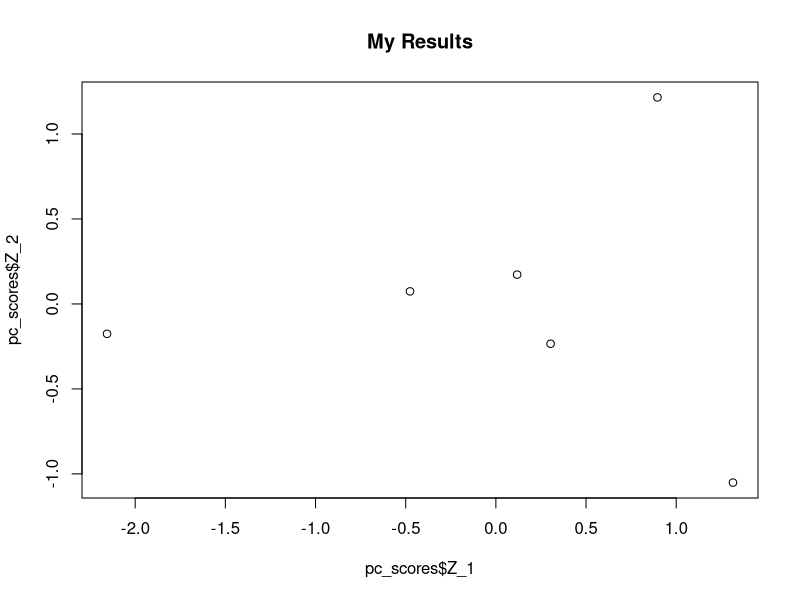
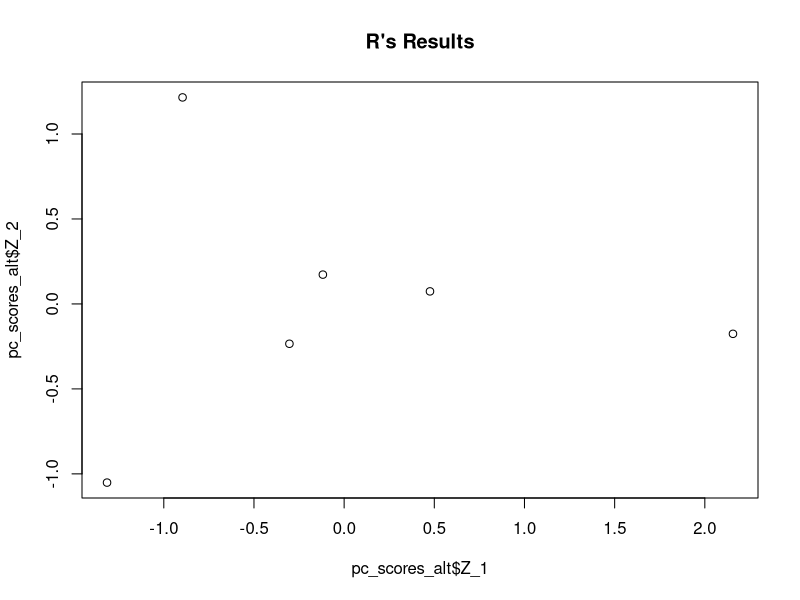

Recreate these plots in R, in order.
## ---- chunk 1
knitr::opts_chunk$set(echo = TRUE)
## ---- chunk 2
#read in data
data = as.data.frame(cbind(c(2.7,0.75, 2.25, 1.9, 4.0, 2.3),
                          c(2.5,1,4,2.25,2.5, 2.7)))
colnames(data) <- c("X1", "X2")
## ---- chunk 3
X_1m = mean(data$X1)
X_2m = mean(data$X2)
sprintf("mean of X_1: %.4f", X_1m)
sprintf("mean of X_2: %.4f", X_2m)
## ---- chunk 4
data$X1 <- data$X1 - X_1m
data$X2 <- data$X2 - X_2m
data
## ---- chunk 5
var_covar <- cov(data)
var_covar
## ---- chunk 6
Z_1 <- .7779 * data$X1 + .6284 * data$X2
Z_2 <- -.6284 * data$X1 + .7779 * data$X2
pc_scores <- as.data.frame(cbind(Z_1, Z_2))
pc_scores
## ---- chunk 7
sprintf("Variance, Z_1: %.4f", var(Z_1))
sprintf("Variance, Z_: %.4f", var(Z_2))
## ---- chunk 8
eval_1 <- eigen(var_covar)$values
eval_1
## ---- chunk 9
evec_1 <- eigen(var_covar)$vectors
colnames(evec_1) <- c("PC1", "PC2")
evec_1
## ---- chunk 10
eval_2 <- prcomp(data)$sdev^2
eval_2
## ---- chunk 11
evec_2 <- prcomp(data)$rotation
evec_2
## ---- chunk 12
eval_3 <- svd(var_covar)$d
evec_3 <- svd(var_covar)$v
eval_3
## ---- chunk 13
colnames(evec_3) <- c("PC1", "PC2")
evec_3
## ---- chunk 14
Z_1_alt <- evec_3[1,1]*data$X1 + evec_3[1,2]*data$X2
Z_2_alt <- evec_3[2,1]*data$X1 + evec_3[2,2]*data$X2
pc_scores_alt <- as.data.frame(cbind(Z_1_alt, Z_2_alt))
pc_scores_alt
## ---- chunk 15
pVE <- eval_3/sum(eval_3)
pVE
## ---- chunk 16
plot(pc_scores$Z_1, pc_scores$Z_2)
title("My Results")
## ---- chunk 17
plot(pc_scores_alt$Z_1, pc_scores_alt$Z_2)
title("R's Results")
